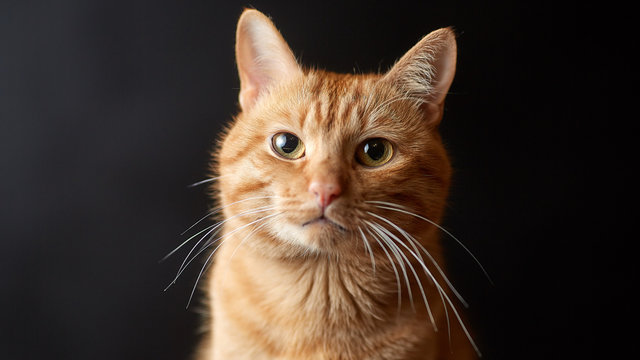
#> input picture cat.jpg, 640 x 360 px
$ python catface.py
#> lines starting #> are read from the running program, lines starting #| are printed output that depends on the picture; after the words box and inside, x2 and y2 are one past the last pixel; in counts of white or black regions, pixels touching at a corner belong together
import cv2

face_cascade=cv2.CascadeClassifier("haarcascade_frontalcatface.xml")

#resim açma
img=cv2.imread("cat.jpg")
#> img is the input picture: shape (360, 640, 3); mean B, G, R 44.1, 52.8, 65.9
#bilgisayarın rahat okuması için grileştirme
gray=cv2.cvtColor(img,cv2.COLOR_BGR2GRAY)
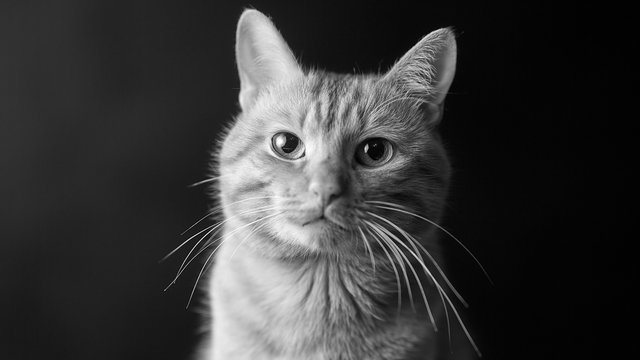
#> gray: shape (360, 640); min 0, max 255, mean 55.8
#bu fonksiyon yüz belirlemek için kullanılır.
faces=face_cascade.detectMultiScale(gray, scaleFactor=1.01,minNeighbors=5)
#> faces = [[235, 70, 187, 187]]


for x,y,w,h in faces:
    img=cv2.rectangle(img,(x,y),(x+w,y+h),(0,255,0),3)
#> this loop made 1 pass
#> pass 1, `img=cv2.rectangle(img,(x,y),(x+w,y+h),(0,255,0),3)`:
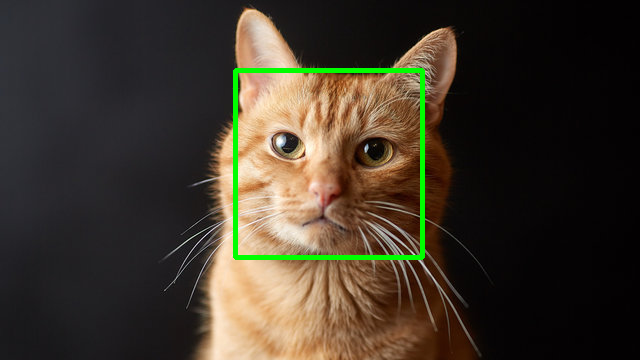
#> img: shape (360, 640, 3); 1.62% of pixels changed, all inside (x1, y1, x2, y2) = (233, 68, 425, 260)
    #rectangle ile yüzü belirteceğimiz dikdörtgeni çizdik.

cv2.imshow("cat face",img)
cv2.waitKey()
